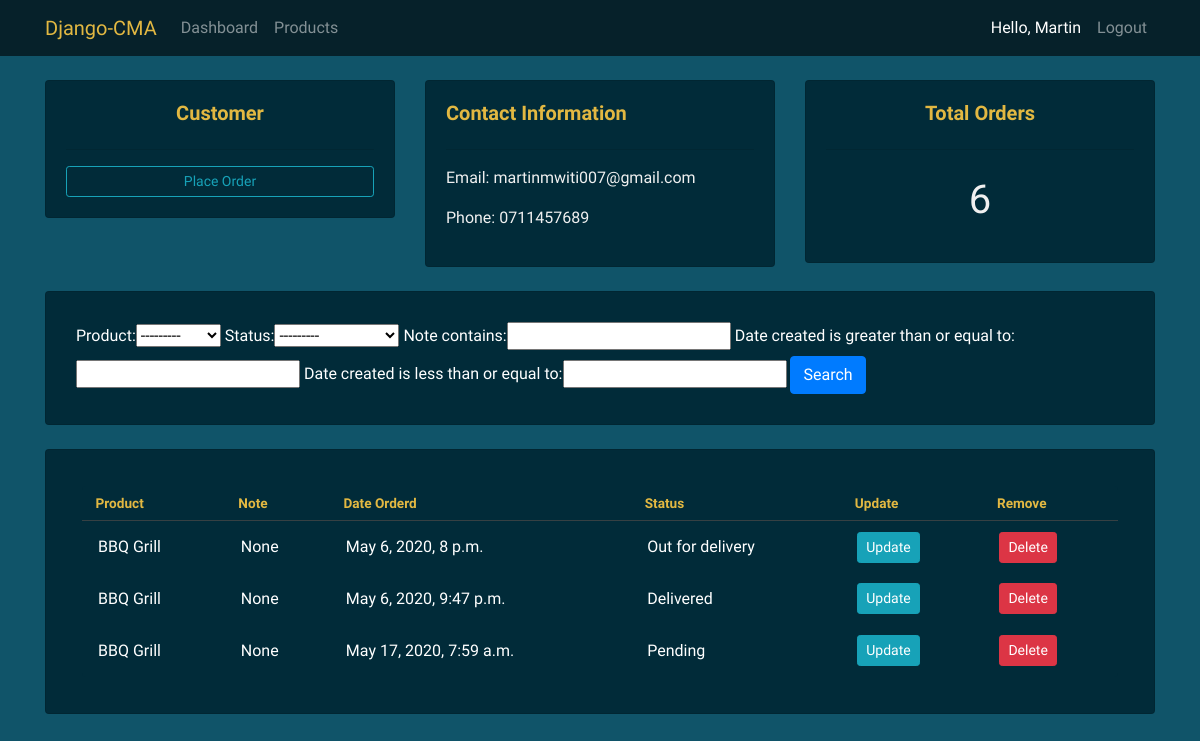
The app's page /customers/1 (signed in) with its own data.
### accounts/models.py (models this page shows, shortened)
class Customer(models.Model):
    user = models.OneToOneField(User, null=True, blank=True, on_delete=models.CASCADE) # ONE USER CAN HAVE ONE CUSTOMER, ONE CUSTOMER CAN HAVE ONE USER
    name = models.CharField(max_length=200, null=True)
    phone = models.CharField(max_length=200, null=True)
    email = models.CharField(max_length=200, null=True)
    profile_pic = models.ImageField(default="default.png", null=True, blank=True)
    date_created = models.DateTimeField(auto_now_add=True, null=True)

class Order(models.Model):
    STATUS = (
        ('Pending', 'Pending'),
        ('Out for delivery', 'Out of delivery'),
        ('Delivered', 'Delivered'),
    )
    customer = models.ForeignKey(Customer, null=True, on_delete=models.SET_NULL)
    product = models.ForeignKey(Product, null=True, on_delete=models.SET_NULL)
    date_created = models.DateTimeField(auto_now_add=True, null=True)
    status = models.CharField(max_length=200, null=True, choices=STATUS) # Dropdown
    note = models.CharField(max_length=200, null=True)

class Product(models.Model):
    CATEGORY = (
        ('Indoor', 'Indoor'),
        ('Out Door', 'Out Door'),
    )
    name = models.CharField(max_length=200, null=True)
    price = models.FloatField(null=True)
    category = models.CharField(max_length=200, null=True, choices=CATEGORY)
    description = models.CharField(max_length=200, null=True, blank=True)
    date_created = models.DateTimeField(auto_now_add=True, null=True)
    tags = models.ManyToManyField(Tag)
    def __str__(self):
        return self.name

### accounts/decorators.py (the view)
        def wrapper_func(request, *args, **kwargs):
            group = None
            if request.user.groups.exists():
                group = request.user.groups.all()[0].name # grab the 1st name of a user group name
            if group in allowed_roles:  # i specified the allowed_roles in the views.py file
                return view_func(request, *args, **kwargs)
            else:
                return HttpResponse("You are not authorized to view this page.")

### accounts/views.py (called while the page is built)
@login_required(login_url='login')
@allowed_users(allowed_roles=['admin'])
def customers(request, pk):
    customer = Customer.objects.get(id=pk)
    orders = customer.order_set.all()
    orders_count = orders.count()
    myFilter = OrderFilter(request.GET, queryset=orders)
    orders = myFilter.qs
    page = request.GET.get('page', 1)
    paginator = Paginator(orders, 3)
    orders = paginator.page(page)
    context = {"customer": customer,
               "orders": orders, "orders_count": orders_count, "myFilter": myFilter}
    return render(request, 'accounts/customers.html', context)

### accounts/templates/accounts/customers.html (shortened to what this page needs)
{% extends 'accounts/main.html' %}
{% block content %}
<br>
<div class="row">
    <div class="col-md">
        <div class="card card-body">
            <h5>Customer</h5>
            <hr>
            <a class="btn btn-outline-info  btn-sm btn-block" href="{% url 'create_order' customer.id %}">Place Order</a>
        </div>
    </div>
    <div class="col-md">
        <div class="card card-body">
            <h5 style="text-align:start">Contact Information</h5>
            <hr>
            <p>Email: {{customer.email}}</p>
            <p>Phone: {{customer.phone}}</p>
        </div>
    </div>
    <div class="col-md">
        <div class="card card-body">
            <h5>Total Orders</h5>
            <hr>
            <h1 style="text-align: center;padding: 10px">{{orders_count}}</h1>
        </div>
    </div>
</div>
<br>
<div class="row">
    <div class="col">
        <div class="card card-body">
            <form method="get">
                {{myFilter.form}}
                <button class="btn btn-primary" type="submit">Search</button>
            </form>
        </div>
    </div>
</div>
<br>
<div class="row">
    <div class="col-md">
        <div class="card card-body">
            <table>
                <tbody>
                <tr>
                    <th>Product</th>
                    <th>Note</th>
                    <th>Date Orderd</th>
                    <th>Status</th>
                    <th>Update</th>
                    <th>Remove</th>
                </tbody>
                {% for order in orders %}
                <tbody>
                    <tr>
                        <td>{{order.product}}</td>
                        <td>{{order.note}}</td>
                        <td>{{order.date_created}}</td>
                        <td>{{order.status}}</td>
                        <td><a class="btn btn-sm btn-info" href="{% url 'update_order' order.id %}">Update</a></td>
                        <td><a class="btn btn-sm btn-danger" href="{% url 'delete_order' order.id %}">Delete</a></td>
                    </tbody>
                {% endfor %}
            </table>
        </div>
    </div>
</div>
{% endblock %}

### accounts/templates/accounts/navbar.html (shortened to what this page needs)
{% load static %}
<nav class="navbar sticky-top navbar-expand-lg navbar-dark " style="background-color: rgba(0, 0, 0, 0.6);">
<div class="container">
    <a class="navbar-brand" href="{% url 'home' %}">Django-CMA</a>
    <div class="collapse navbar-collapse" id="navbarNavAltMarkup">
        <div class="navbar-nav mr-auto">
            {% if request.user.is_staff %}
                <a class="nav-item nav-link" href="{% url 'home' %}">Dashboard</a>
                <a class="nav-item nav-link" href="{% url 'products' %}">Products</a>
            {% endif %}
        </div>
        <div class="navbar-nav">
        {% if user.is_authenticated %}
            <span class="nav-item nav-link" id="hello-msg">Hello, {{request.user}}</span>
            <a class="nav-item nav-link" href="{% url 'logout' %}">Logout</a>
        {% else %}
            <a class="nav-item nav-link" href="{% url 'login' %}">Login</a>
            <a class="nav-item nav-link" href="{% url 'register' %}">Register</a>
        {% endif %}
        </div>
    </div>
</div>
</nav>

### accounts/templates/accounts/main.html (style rules this page uses)
body { background-image: url(""); background-color: #105469; }

### accounts/templates/accounts/navbar.html (style rules this page uses)
#hello-msg { color: #fff; font-weight: 500; }
.navbar-brand { color: #E2B842 !important; }

### accounts/templates/accounts/customers.html (style rules this page uses)
*, *:before, *:after { margin: 0; padding: 0; box-sizing: border-box; }
body { background: #105469; font-family: 'Open Sans', sans-serif; }
table { background: #012B39; border-radius: 0.25em; border-collapse: collapse; margin: 1em; }
th { border-bottom: 1px solid #364043; color: #E2B842; font-size: 0.85em; font-weight: 600; padding: 0.5em 1em; text-align: left; }
td { color: #fff; font-weight: 400; padding: 0.65em 1em; }
tbody tr { transition: background 0.25s ease; }
h5 { color: #E2B842; font-weight: 600; text-align: center; }
p, h1 { color: rgb(240, 240, 240); font-weight: 400; }
.card-body { background: #012B39 !important; }
form { color: #ffff; padding: 10px; }

### records on screen
Customer: email "martinmwiti007@gmail.com", phone "0711457689"
Order: product "BBQ Grill", note "None", date_created "May 6, 2020, 8 p.m.", status "Out for delivery"
Order: product "BBQ Grill", note "None", date_created "May 6, 2020, 9:47 p.m.", status "Delivered"
Order: product "BBQ Grill", note "None", date_created "May 17, 2020, 7:59 a.m.", status "Pending"

### other values on screen
{{ request.user }} "Martin"
{{ orders_count }} "6"
